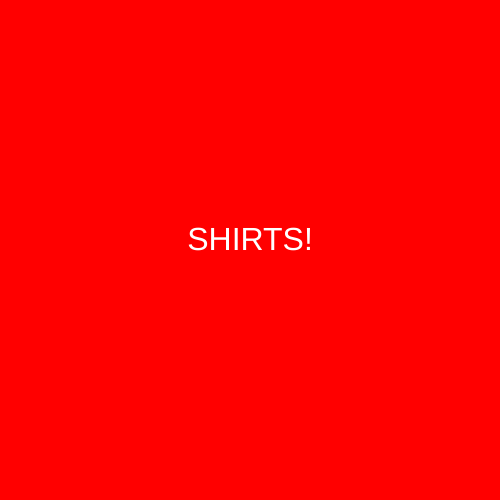
Frame 1 (no input)
Frame 60 (no input): identical to frame 1, image omitted
Frame 120 (the mouse pressed at the canvas centre since frame 60): identical to frame 1, image omitted

The p5.js sketch that drew this single still picture (run headless with seeded random() and noise() and a simulated clock; from frame 60 on, the mouse is pressed at the canvas centre):

// p5.js sketch
// ── sketch.js
function setup() {
  createCanvas(500, 500);
  textAlign(CENTER) ;
}

function draw() {
  background('red') ;
  fill('white') ;
  textSize(32) ;
  text("SHIRTS!", 250, 250) ;
}
